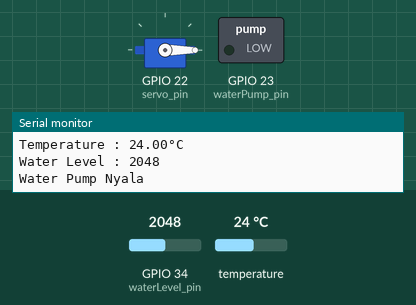
Recording of a sketch running on a simulated ESP32. On the bench: servo, switched loads named in the sketch (green lamp = pin HIGH), the last lines printed to the serial monitor. The inputs (shaded band) are chosen by the test bench; at power-on: GPIO 34 (waterLevel_pin) = 2048, temperature 24 °C.

Above: at 4.4 s.
4.5 s: GPIO 34 (waterLevel_pin) set to 1595
12.1 s: GPIO 34 (waterLevel_pin) set to 1497
At 13.0 s:
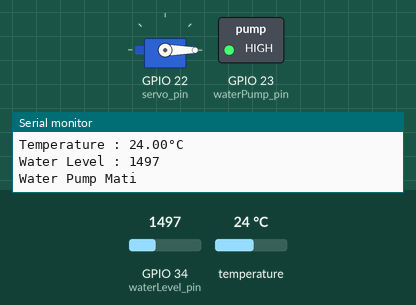
16.5 s: GPIO 34 (waterLevel_pin) set to 1080
20.3 s: GPIO 34 (waterLevel_pin) set to 997
At 21.2 s:
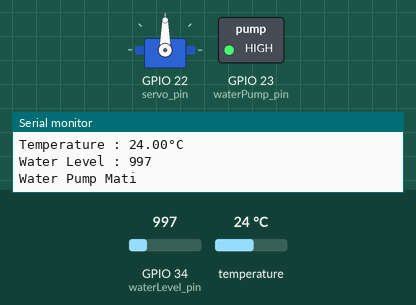
24.1 s: GPIO 34 (waterLevel_pin) set to 1228
At 27.1 s:
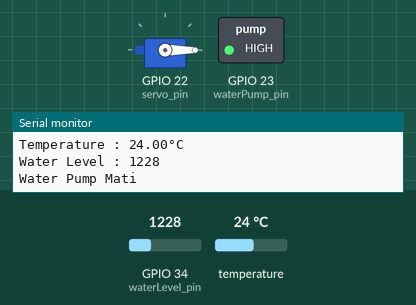
27.9 s: GPIO 34 (waterLevel_pin) set to 491
At 30.5 s:
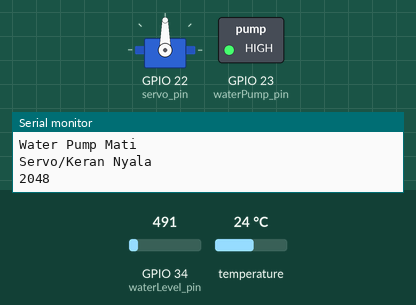
Timing chart, 0 to 32.0 s (numbered marks = the images above; inputs shaded):
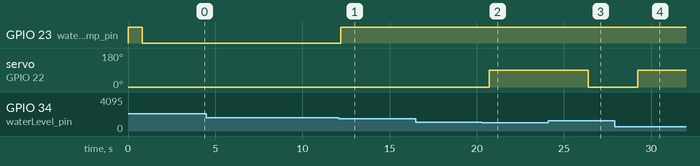

The sketch:

basic_Program.ino
```cpp
#include <ESP32Servo.h>
#include <OneWire.h>
#include <DallasTemperature.h>

#define temp_pin 21
#define waterLevel_pin 34
#define servo_pin 22
#define waterPump_pin 23

int heighstWaterLevel = 0;
float normalTemperature = 28.00;
float hotTemperature = 31.00;
float coldTemperature = 25.00;
/*note :
highest water level 2300-2400
normal tempertaure ? hot temperature? cold temperature?
*/

Servo servo;
OneWire oneWire(temp_pin);
DallasTemperature sensors(&oneWire);

void setup() {
  // put your setup code here, to run once:
  Serial.begin(9600);
  sensors.begin(); // Inisialisasi sensor suhu
  pinMode(waterPump_pin, OUTPUT);
  digitalWrite(waterPump_pin, HIGH);
  servo.attach(servo_pin);
  servo.write(0);
}

void loop() {
  // put your main code here, to run repeatedly:
  sensors.requestTemperatures();
  float temperature = sensors.getTempCByIndex(0);
  int waterLevel = analogRead(waterLevel_pin);
  Serial.print("(3/4) * Heighest Water Level : "); Serial.println((3*heighstWaterLevel)/4);
  Serial.print("(2/4) * Heighest Water Level : "); Serial.println((2*heighstWaterLevel)/4);


  Serial.print("Temperature : "); Serial.print(temperature); Serial.println("°C");
  Serial.print("Water Level : "); Serial.println(waterLevel);

  if(waterLevel < (3*heighstWaterLevel)/4){
    digitalWrite(waterPump_pin, HIGH);
    Serial.println("Water Pump Mati");

  }
  if(waterLevel > (3*heighstWaterLevel)/4){
    digitalWrite(waterPump_pin, LOW);
    Serial.println("Water Pump Nyala");
  }
  if(waterLevel < (2*heighstWaterLevel)/4){
    servo.write(90);
    delay(1000);
    Serial.println("Servo/Keran Nyala");
  }
  if(waterLevel > (2*heighstWaterLevel)/4){
    servo.write(0);
    delay(1000);
    Serial.println("Set Servo/Keran Ke status mati");
  }
  if(heighstWaterLevel <= waterLevel) {
    heighstWaterLevel = waterLevel;
    Serial.print("New Heighst Water Level :"); Serial.println(heighstWaterLevel) ;
    }
  Serial.println(heighstWaterLevel);
  delay(1000);
}
```

Measured:
- the behaviour switches between 1536 and 1535 on GPIO 34 (waterLevel_pin) (found by bisection; images 0 and 1)
- the behaviour switches between 1024 and 1023 on GPIO 34 (waterLevel_pin) (found by bisection; images 1 and 2)
- after the input at 12.1 s, GPIO 23 (waterPump_pin): LOW → HIGH after 0.10 s
- after the input at 20.3 s, servo on GPIO 22 (servo_pin): 0° → 90° after 0.43 s
- after the input at 24.1 s, servo on GPIO 22 (servo_pin): 90° → 0° after 2.3 s
- after the input at 27.9 s, servo on GPIO 22 (servo_pin): 0° → 90° after 1.3 s
